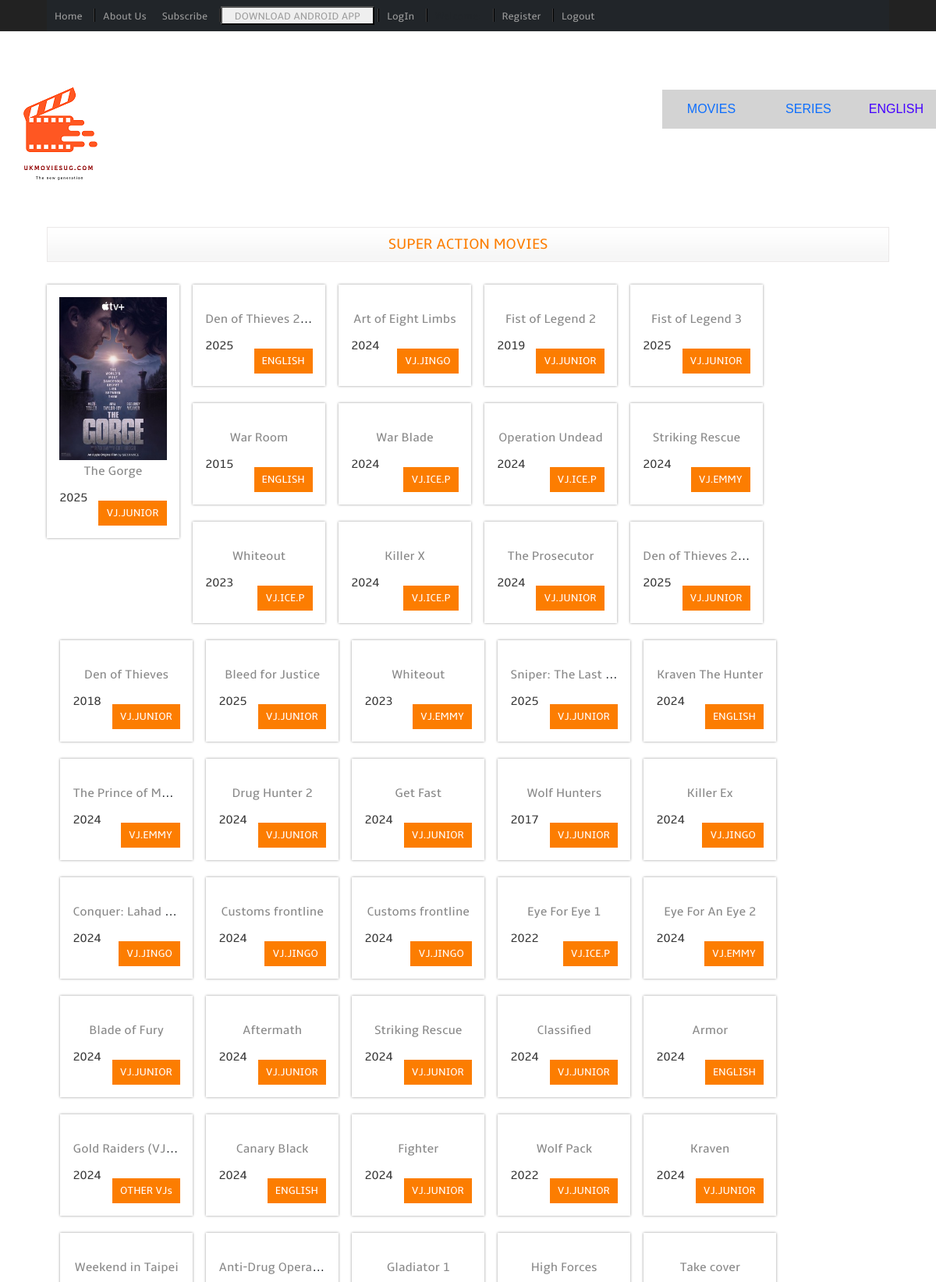
Page /Actions (upper part) on the committed database.
### film/models.py (models this page shows, shortened)
class Movies(models.Model):
    movie_title=models.CharField(max_length=200,null=False)
    movie_actor=models.CharField(max_length=200,null=False)
    movie_director=models.CharField(max_length=200,null=False)
    CATEGORY_CHOICES=[
        ('SUPER ACTION','SUPER ACTION'),
        ('ACTION COMEDY','ACTION COMEDY'),
        ('ROMANTIC ACTION','ROMANTIC ACTION'),
        ('HORROR THRILLER','HORROR THRILLER'),
        ('SCIENCE FRICTION','SCIENCE FRICTION'),
        ('LOVE STORY','LOVE STORY'),
        ('INDIAN','INDIAN'),
        ('ACTION DETECTIVE','ACTION DETECTIVE'),
        ('COMEDY','COMEDY'),
        ('ROMANTIC COMEDY','ROMANTIC COMEDY'),
        ('ADVENTURE','ADVENTURE'),
        ('CARTOON','CARTOON'),
        ('FAMILY MOVIE','FAMILY MOVIE')
    ]
    movie_genre=models.CharField(max_length=300,null=False,choices=CATEGORY_CHOICES,default='ACTION')
    CATEGORY2_CHOICES=[
        ('VJ.JUNIOR','VJ.JUNIOR'),
        ('VJ.EMMY','VJ.EMMY'),
        ('VJ.ICE.P','VJ.ICE.P'),
        ('VJ.JINGO','VJ.JINGO'),
        ('ENGLISH','ENGLISH'),
        ('VJ.ULIO','VJ.ULIO'),
        ('VJ.MARK','VJ.MARK'),
        ('VJ.KEVO','VJ.KEVO'),
        ('VJ.MARTIN K','VJ.MARTIN K'),
        ('OTHER VJs','OTHER VJs'),
    ]
    movie_VJ=models.CharField(max_length=300,null=False,choices=CATEGORY2_CHOICES,default='VJ')
    movie_cost=models.CharField(max_length=300)
    STATUS1_TYPE_CHOICES=[
        ('New Movie','New Movie'),
        ('Featured','Featured')
    ]
    movie_status1=models.CharField(max_length=300,null=False,choices=STATUS1_TYPE_CHOICES,default='New')
    STATUS2_TYPE_CHOICES=[
        ('Free','Free'),
        ('Paid','Paid')
    ]
    movie_status2=models.CharField(max_length=200,choices=STATUS2_TYPE_CHOICES)
    movie_release_date=models.DateField(auto_now_add=True)
    movie_release_year=models.CharField(max_length=200,null=False)
    movie_image=models.ImageField(upload_to='pic')
    movie_video=models.FileField(upload_to='m_videos')
    file_size=models.CharField(max_length=200,null=True, blank=True)
    movie_description=models.CharField(max_length=3000,null=True, blank=True)

### film/views.py (the view)
# urls.py: path("Actions",views.get_action,name="actions"),
def get_action(request):
    action_filter = Movies.objects.filter(movie_genre = 'SUPER ACTION')
    context={
        "action_filter":action_filter,
    }
    return render(request, 'actions_only.html', context)

### film/templates/actions_only.html (shortened to what this page needs)
{% extends 'base.html' %}
{% load static %}
<!-- {% load crispy_forms_tags %}
{% load widget_tweaks %} -->
{% block content %}
    <div class="main">
        <div class="wrap">
        <div class="content">
          <div class="content_top">
              <div class="heading">
              <h3 align="center">SUPER ACTION MOVIES</h3>
              </div>
          </div>
		  <br>
              <div class="section group">
                  {% for action_filter in action_filter reversed %}
                  <div class="grid_1_of_5 images_1_of_5">
                      <a href="{% url 'mov_detail' action_filter.id %}"><img src="{{ action_filter.movie_image.url }}" alt="" /></a>
                       <h2 class="test4"><a href="{% url 'mov_detail' action_filter.id %}">{{action_filter.movie_title}}</a></h2>
                      <div class="price-details">
                         <div class="price-number">
							  <p><span class="rupees">{{action_filter.movie_release_year}}</span></p>
                          </div>
						  <br>
                                     <div class="add-cart">
                                      <h4><a href="{% url 'mov_detail' action_filter.id %}">{{action_filter.movie_VJ}}</a></h4>
                                   </div>
                      </div>
                  </div>
                  {% endfor %}
              </div>
         </div>
    </div>
  </div>
  {% endblock content %}

### film/static/css/style.css (style rules this page uses)
html,body,div,span,applet,object,iframe,h1,h2,h3,h4,h5,h6,p,blockquote,pre,a,abbr,acronym,address,big,cite,code,del,dfn,em,img,ins,kbd,q,s,samp,small,strike,strong,sub,sup,tt,var,b,u,i,dl,dt,dd,ol,nav ul,nav li,fieldset,form,label,legend,table,caption,tbody,tfoot,thead,tr,th,td,article,aside,canvas,details,embed,figure,figcaption,footer,header,hgroup,menu,nav,output,ruby,section,summary,time,mark,audio,video { margin:0;padding:0;border:0;font-size:100%;font:inherit;vertical-align:baseline; }
a { text-decoration:none; }
img { max-width:100%; }
body { font-family: Arial, Helvetica, sans-serif; background: #FFF; }
.wrap { width:80%; margin: 0 auto; transition:all .2s linear; -moz-transition:all .2s linear; -webkit-transition:all .2s linear; -o-transition:all .2s linear; -ms-transition:all .2s linear; }
.content { padding: 20px 0; background: #FFF; }
.content_top { padding:10px 20px; border: 1px solid #EBE8E8; background: url(../images/strip-bg.gif) repeat-x #F6F6F6; }
.heading h3 { font-family: 'ambleregular'; font-size:1.2em; color:#FC7D01; text-transform: uppercase; }
.grid_1_of_5 { display: block; float: left; margin: 1% 0 1% 1.6%; box-shadow: 0px 0px 3px rgb(150, 150, 150); -webkit-box-shadow: 0px 0px 3px rgb(150, 150, 150); -moz-box-shadow: 0px 0px 3px rgb(150, 150, 150); -o-box-shadow: 0px 0px 3px rgb(150, 150, 150); }
.grid_1_of_5:first-child { margin-left: 0; }
.images_1_of_5 { width: 15.72%; padding:1.5%; text-align: center; position: relative; }
.images_1_of_5 img { max-width: 100%; }
.images_1_of_5 h2 a { color:#888; font-family: 'ambleregular'; font-size:1em; padding-top:2px; }
.images_1_of_5 p { font-size: 0.8125em; padding: 0.4em 0; color: #333; }
.price-details { margin-top:10px; }
.price-number { float: left; }
.price-details p span.rupees { font-size:1.2em; font-family: 'ambleregular'; color:#383838; }
.add-cart { float:right; display: inline-block; }
.add-cart h4 a { font-size:0.85em; display: block; padding:8px 10px; font-family: 'ambleregular'; background:#FC7D01; color: #FFF; text-decoration: none; outline: 0; -webkit-transition: all 0.5s ease-in-out; -moz-transition: all 0.5s ease-in-out; -o-transition: all 0.5s ease-in-out; transition: all 0.5s ease-in-out; }
.section { clear: both; padding: 0px; margin: 0px; }
.group:before, .group:after { content: ""; display: table; }
.group:after { clear: both; }
.group { zoom: 1; }
@media only screen and (max-width: 1280px) and (min-width: 1024px) { .wrap { width:90%; } }

### film/templates/base.html (style rules this page uses)
h2.test4 { white-space: nowrap; overflow: hidden; text-overflow: ellipsis; }

### rows in the picture
Movies: movie_image (picture), movie_title "The Gorge", movie_release_year "2025", movie_VJ "VJ.JUNIOR"
Movies: movie_title "Den of Thieves…", movie_release_year "2025", movie_VJ "ENGLISH"
Movies: movie_title "Art of Eight Limbs", movie_release_year "2024", movie_VJ "VJ.JINGO"
Movies: movie_title "Fist of Legend 2", movie_release_year "2019", movie_VJ "VJ.JUNIOR"
Movies: movie_title "Fist of Legend 3", movie_release_year "2025", movie_VJ "VJ.JUNIOR"
Movies: movie_title "War Room", movie_release_year "2015", movie_VJ "ENGLISH"
Movies: movie_title "War Blade", movie_release_year "2024", movie_VJ "VJ.ICE.P"
Movies: movie_title "Operation Undead", movie_release_year "2024", movie_VJ "VJ.ICE.P"
Movies: movie_title "Striking Rescue", movie_release_year "2024", movie_VJ "VJ.EMMY"
Movies: movie_title "Whiteout", movie_release_year "2023", movie_VJ "VJ.ICE.P"
Movies: movie_title "Killer X", movie_release_year "2024", movie_VJ "VJ.ICE.P"
Movies: movie_title "The Prosecutor", movie_release_year "2024", movie_VJ "VJ.JUNIOR"
Movies: movie_title "Den of Thieves…", movie_release_year "2025", movie_VJ "VJ.JUNIOR"
Movies: movie_title "Den of Thieves", movie_release_year "2018", movie_VJ "VJ.JUNIOR"
Movies: movie_title "Bleed for Justice", movie_release_year "2025", movie_VJ "VJ.JUNIOR"
Movies: movie_title "Whiteout", movie_release_year "2023", movie_VJ "VJ.EMMY"
Movies: movie_title "Sniper: The Last…", movie_release_year "2025", movie_VJ "VJ.JUNIOR"
Movies: movie_title "Kraven The Hunter", movie_release_year "2024", movie_VJ "ENGLISH"
Movies: movie_title "The Prince of M…", movie_release_year "2024", movie_VJ "VJ.EMMY"
Movies: movie_title "Drug Hunter 2", movie_release_year "2024", movie_VJ "VJ.JUNIOR"
Movies: movie_title "Get Fast", movie_release_year "2024", movie_VJ "VJ.JUNIOR"
Movies: movie_title "Wolf Hunters", movie_release_year "2017", movie_VJ "VJ.JUNIOR"
Movies: movie_title "Killer Ex", movie_release_year "2024", movie_VJ "VJ.JINGO"
Movies: movie_title "Conquer: Lahad…", movie_release_year "2024", movie_VJ "VJ.JINGO"
Movies: movie_title "Customs frontline", movie_release_year "2024", movie_VJ "VJ.JINGO"
Movies: movie_title "Customs frontline", movie_release_year "2024", movie_VJ "VJ.JINGO"
Movies: movie_title "Eye For Eye 1", movie_release_year "2022", movie_VJ "VJ.ICE.P"
Movies: movie_title "Eye For An Eye 2", movie_release_year "2024", movie_VJ "VJ.EMMY"
Movies: movie_title "Blade of Fury", movie_release_year "2024", movie_VJ "VJ.JUNIOR"
Movies: movie_title "Aftermath", movie_release_year "2024", movie_VJ "VJ.JUNIOR"
Movies: movie_title "Striking Rescue", movie_release_year "2024", movie_VJ "VJ.JUNIOR"
Movies: movie_title "Classified", movie_release_year "2024", movie_VJ "VJ.JUNIOR"
Movies: movie_title "Armor", movie_release_year "2024", movie_VJ "ENGLISH"
Movies: movie_title "Gold Raiders (VJ…", movie_release_year "2024", movie_VJ "OTHER VJs"
Movies: movie_title "Canary Black", movie_release_year "2024", movie_VJ "ENGLISH"
Movies: movie_title "Fighter", movie_release_year "2024", movie_VJ "VJ.JUNIOR"
Movies: movie_title "Wolf Pack", movie_release_year "2022", movie_VJ "VJ.JUNIOR"
Movies: movie_title "Kraven", movie_release_year "2024", movie_VJ "VJ.JUNIOR"
Movies: movie_title "Weekend in Taipei"
Movies: movie_title "Anti-Drug Opera…"
Movies: movie_title "Gladiator 1"
Movies: movie_title "High Forces"
Movies: movie_title "Take cover"
